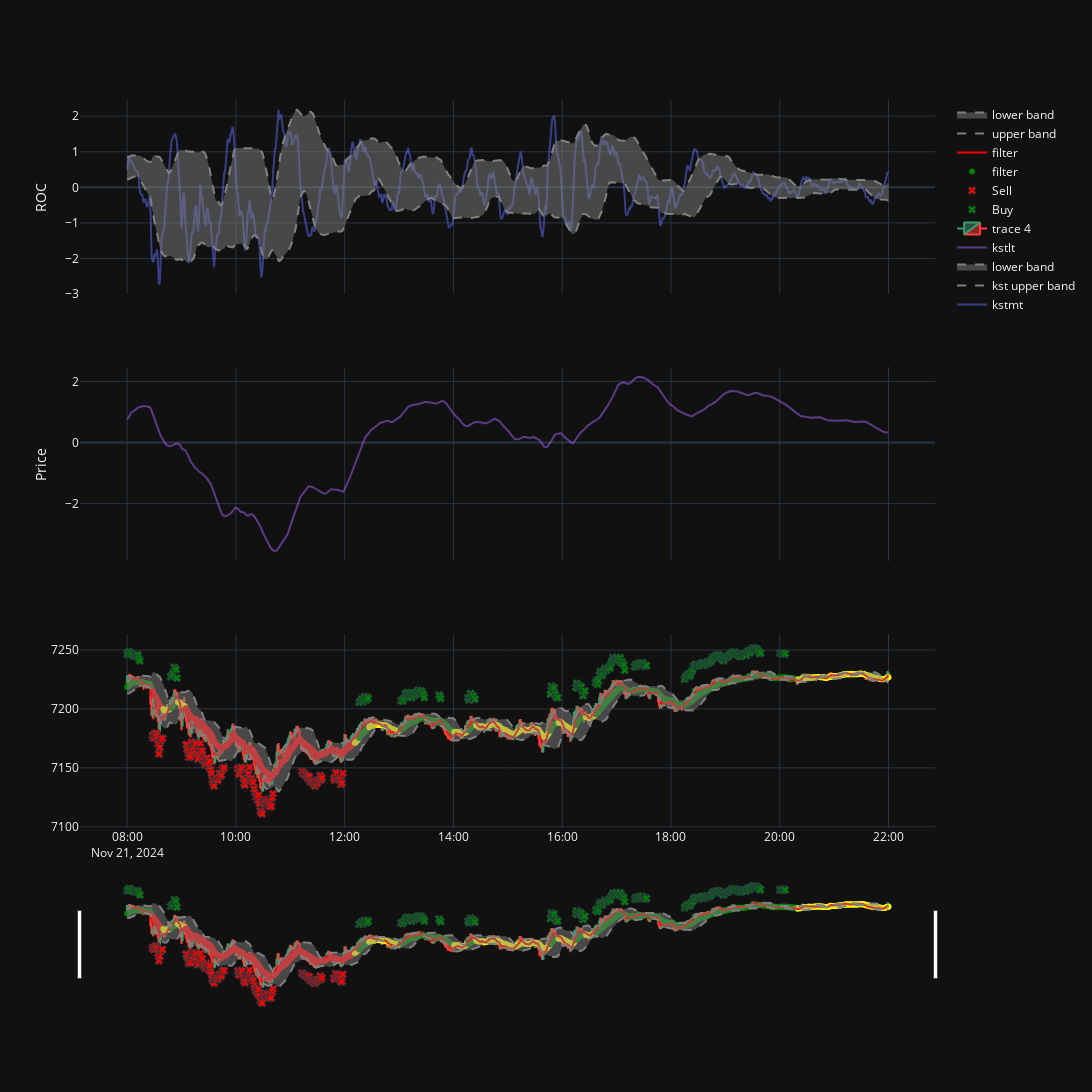

This figure's notebook cell:
### Code cell
fig = make_subplots(rows=3, cols=1, shared_xaxes=True)

# Add traces for the initial plot (first day)
initial_day = unique_days[3]
print(initial_day)

df_day = df_org[df_org['Date'] == initial_day]

df_buy = df_day.loc[df_day['position'] == 1, ['SnapshotTime','closedprices']]
df_sell = df_day.loc[df_day['position'] == 2, ['SnapshotTime','closedprices']]

fig.append_trace(   go.Scatter(x = df_day['SnapshotTime'],
                         y = df_day['kstmt'],
                         name = 'kstmt',
                         opacity = 0.5), row=1, col=1)

fig.append_trace(   go.Scatter(x = df_day['SnapshotTime'],
                         y = df_day['kstmtup'],
                        line_color = 'gray',
                         line = {'dash': 'dash'},
                         name = 'kst upper band',
                         opacity = 0.5), row=1, col=1)

fig.append_trace(   go.Scatter(x = df_day['SnapshotTime'],
                         y = df_day['kstmtlow'],
                         line_color = 'gray',
                         line = {'dash': 'dash'},
                         fill = 'tonexty',
                         name = 'lower band',
                         opacity = 0.3), row=1, col=1)


fig.append_trace(   go.Scatter(x = df_day['SnapshotTime'],
                         y = df_day['kstlt'],
                         name = 'kstlt',
                         opacity = 0.5), row=2, col=1)

fig.append_trace(  go.Candlestick(
                x=df_day['SnapshotTime'],
                open=df_day['openPrices'],
                high=df_day['highPrices'],
                low=df_day['lowPrices'],
                close=df_day['closedprices']), row=3, col=1)

#fig.append_trace(   go.Scatter(x = df_day['SnapshotTime'],
#                         y = df_day['olhc4'],
#                        line_color = 'red',
#                         name = 'filter',
#                         opacity = 1), row=3, col=1)


fig.append_trace(go.Scatter(x=df_buy['SnapshotTime'], y=df_buy['closedprices'] + 20, mode='markers',
    marker=dict(symbol='x', size=7, line=dict(width=1), color='green'), name = 'Buy'), row=3, col=1)

fig.append_trace(go.Scatter(x=df_sell['SnapshotTime'], y=df_sell['closedprices'] - 20, mode='markers',
    marker=dict(symbol='x', size=7, line=dict(width=1), color='red'), name = 'Sell'), row=3, col=1)

mark = dict(color=[ 'yellow' if x == 0 else 'red' if x == 2 else 'green'  for x in df_day['state']])

fig.append_trace(   go.Scatter(x = df_day['SnapshotTime'],
                         y = df_day['olhc4_filter'],
                        line_color = 'yellow',
                         name = 'filter',
                         opacity = 1, mode='markers', marker = mark), row=3, col=1)

fig.append_trace(   go.Scatter(x = df_day['SnapshotTime'],
                         y = df_day['olhc4_filter2'],
                        line_color = 'red',
                         name = 'filter',
                         opacity = 1), row=3, col=1)


fig.append_trace(   go.Scatter(x = df_day['SnapshotTime'],
                         y = df_day['up'],
                         line_color = 'gray',
                         line = {'dash': 'dash'},
                         name = 'upper band',
                         opacity = 0.5), row=3, col=1)

fig.append_trace(  go.Scatter(x = df_day['SnapshotTime'],
                         y = df_day['low'],
                         line_color = 'gray',
                         line = {'dash': 'dash'},
                         fill = 'tonexty',
                         name = 'lower band',
                         opacity = 0.3), row=3, col=1)

dropdown_buttons = [
    {
        'label': str(day),
        'method': 'update',
       'args': [
            {
                'x': [df_org[df_org['Date'] == day]['SnapshotTime']] * 11,
                'y': [
                    df_org[df_org['Date'] == day]['openPrices'],
                    df_org[df_org['Date'] == day]['highPrices'],
                    df_org[df_org['Date'] == day]['lowPrices'],
                    df_org[df_org['Date'] == day]['closedprices'],
                    df_org[df_org['Date'] == day]['olhc4'],
                    df_org[df_org['Date'] == day]['log_returns'],
                    df_org[df_org['Date'] == day]['kstmt'], 
                    df_org[df_org['Date'] == day]['kstmtup'], 
                    df_org[df_org['Date'] == day]['kstmtlow'],
                    df_org[df_org['Date'] == day]['up'],
                    df_org[df_org['Date'] == day]['low']
                ]
            },
            {
                'xaxis': {
                    'range': [
                        df_org[df_org['Date'] == day]['SnapshotTime'].min(),
                        df_org[df_org['Date'] == day]['SnapshotTime'].max()
                    ]
                },
                'yaxis2': {
                    'range': [
                        df_org[df_org['Date'] == day][['openPrices', 'highPrices', 'lowPrices', 'closedprices']].min().min(),
                        df_org[df_org['Date'] == day][['openPrices', 'highPrices', 'lowPrices', 'closedprices']].max().max()
                    ]
                },
                'yaxis': {
#                    'range': [
#                        df_org[df_org['Date'] == day]['kstmt'].min(),
#                        df_org[df_org['Date'] == day]['kstmt'].max()
#                    ]
                    'range': [
                        df_org[df_org['Date'] == day][['openPrices', 'highPrices', 'lowPrices', 'closedprices']].min().min(),
                        df_org[df_org['Date'] == day][['openPrices', 'highPrices', 'lowPrices', 'closedprices']].max().max()
                    ]
                }
            }
        ]
    }
    for day in unique_days
]



# Update layout to include dropdown menu and range slider for the second row
fig.update_layout(
    width=1790,
    height=3000,
    template='plotly_dark',
    xaxis2=dict(
        rangeslider=dict(
            visible=False
        )
    ),
     xaxis3=dict(
        rangeslider=dict(
            visible=True
        )
    )
    #,
    #updatemenus=[
    #   {
    #        'buttons': dropdown_buttons,
    #        'direction': 'down',
    #        'showactive': True,
    #    }
    #]
)

fig.update_yaxes(title_text="Price", row=2, col=1)
fig.update_yaxes(title_text="ROC", row=1, col=1)

fig.show()

### Figure 1 — Plotly figure (JSON) as saved in the notebook; plotly's stock layout.template omitted (floating-point values rounded to 4 significant figures; data arrays with more than 128 entries replaced by an {"elided": "..."} marker saying what was removed)
{"data": [{"name": "kstmt", "opacity": 0.5, "type": "scatter", "x": {"elided": "839 str values"}, "xaxis": "x", "y": {"elided": "839 float values"}, "yaxis": "y"}, {"line": {"color": "gray", "dash": "dash"}, "name": "kst upper band", "opacity": 0.5, "type": "scatter", "x": {"elided": "839 str values"}, "xaxis": "x", "y": {"elided": "839 float values"}, "yaxis": "y"}, {"fill": "tonexty", "line": {"color": "gray", "dash": "dash"}, "name": "lower band", "opacity": 0.3, "type": "scatter", "x": {"elided": "839 str values"}, "xaxis": "x", "y": {"elided": "839 float values"}, "yaxis": "y"}, {"name": "kstlt", "opacity": 0.5, "type": "scatter", "x": {"elided": "839 str values"}, "xaxis": "x2", "y": {"elided": "839 float values"}, "yaxis": "y2"}, {"close": {"elided": "839 float values"}, "high": {"elided": "839 float values"}, "low": {"elided": "839 float values"}, "open": {"elided": "839 float values"}, "type": "candlestick", "x": {"elided": "839 str values"}, "xaxis": "x3", "yaxis": "y3"}, {"marker": {"color": "green", "line": {"width": 1}, "size": 7, "symbol": "x"}, "mode": "markers", "name": "Buy", "type": "scatter", "x": {"elided": "230 str values"}, "xaxis": "x3", "y": {"elided": "230 float values"}, "yaxis": "y3"}, {"marker": {"color": "red", "line": {"width": 1}, "size": 7, "symbol": "x"}, "mode": "markers", "name": "Sell", "type": "scatter", "x": {"elided": "129 str values"}, "xaxis": "x3", "y": {"elided": "129 float values"}, "yaxis": "y3"}, {"line": {"color": "yellow"}, "marker": {"color": {"elided": "839 str values"}}, "mode": "markers", "name": "filter", "opacity": 1, "type": "scatter", "x": {"elided": "839 str values"}, "xaxis": "x3", "y": {"elided": "839 float values"}, "yaxis": "y3"}, {"line": {"color": "red"}, "name": "filter", "opacity": 1, "type": "scatter", "x": {"elided": "839 str values"}, "xaxis": "x3", "y": {"elided": "839 float values"}, "yaxis": "y3"}, {"line": {"color": "gray", "dash": "dash"}, "name": "upper band", "opacity": 0.5, "type": "scatter", "x": {"elided": "839 str values"}, "xaxis": "x3", "y": {"elided": "839 float values"}, "yaxis": "y3"}, {"fill": "tonexty", "line": {"color": "gray", "dash": "dash"}, "name": "lower band", "opacity": 0.3, "type": "scatter", "x": {"elided": "839 str values"}, "xaxis": "x3", "y": {"elided": "839 float values"}, "yaxis": "y3"}], "layout": {"height": 3000, "width": 1790, "xaxis": {"anchor": "y", "domain": [0, 1], "matches": "x3", "showticklabels": false}, "xaxis2": {"anchor": "y2", "domain": [0, 1], "matches": "x3", "rangeslider": {"visible": false}, "showticklabels": false}, "xaxis3": {"anchor": "y3", "domain": [0, 1], "rangeslider": {"visible": true}}, "yaxis": {"anchor": "x", "domain": [0.7333, 1], "title": {"text": "ROC"}}, "yaxis2": {"anchor": "x2", "domain": [0.3667, 0.6333], "title": {"text": "Price"}}, "yaxis3": {"anchor": "x3", "domain": [0, 0.2667]}}}
